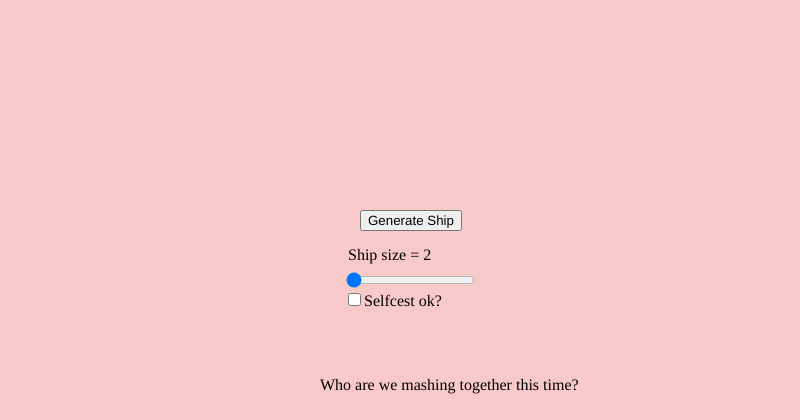
Frame 1 (no input)
Frame 60 (no input): identical to frame 1, image omitted
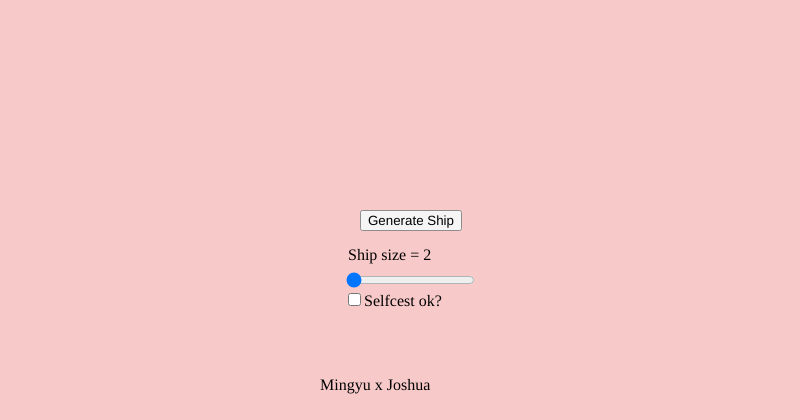
Frame 120 (the mouse pressed at the canvas centre since frame 60)

The p5.js sketch that drew these frames (run headless with seeded random() and noise() and a simulated clock; from frame 60 on, the mouse is pressed at the canvas centre):

// p5.js sketch
// ── sketch.js
let list_b = [
    "Jeonghan",
    "Seungcheol"
] // the testing one

let a;
let outcome_orig = [];
let outcome_real = "Who are we mashing together this time?";
let shipsize;
let slider;
//let outcome = text("Who are we mashing together this time?", width*0.4, height/2+150);
function setup() {
  createCanvas(displayWidth, displayHeight*0.7);
  button = createButton('Generate Ship');
  button.position(width*0.45, height/2);
  checkbox = createCheckbox('Selfcest ok?');
  checkbox.position(width*0.43, height/2+80);
  slider = createSlider(2, 12, 2);
  slider.position(width*0.43, height/2+60);
  slider.addClass("sliderStyle")
  label = createP(" ");
  label.position(width*0.435, height/2+20);
  button.mousePressed(shipgen);
  outcome = createP(" ");
  //outcome = text("Who are we mashing together this time?", width*0.4, height/2+150);
  outcome.position(width*0.4, height/2+150);
}

function shipgen() {
  outcome_real = 0;
  outcome_orig = [];
  shipsize = slider.value();
  list_a = [
    "Seungcheol",
    "Jeonghan",
    "Joshua",
    "Junhui",
    "Jihoon",
    "Wonwoo",
    "Soonyoung",
    "Minghao",
    "Seokmin",
    "Mingyu",
    "Seungkwan",
    "Vernon",
    "Chan"
]
  print("start" + list_a.length);
  for (x = 0; x < shipsize; x++) { // removed     a = list_b[floor(random(list_b.length))]; bc its giving the word rather tha value 
    a = floor(random(list_a.length));
    print("a value = " + a);
    if (checkbox.checked() == false) {
      outcome_orig.push(list_a[a]);
      list_a.splice(a, 1);
      print(x + ": " + a + " // " + outcome_orig + " // " + list_a);
    } else {
      outcome_orig.push(list_a[a]);
      print("Else: " + outcome_orig);
    }
  };
  outcome_real = join(outcome_orig, ' x ')
 // outcome = createP(outcome_real);
}
 
function draw() {
  background('#F7CAC9');
  let sliderval = slider.value();
  label.html("Ship size = " + sliderval)
  outcome.html(outcome_real);
}
// ── style.css
html, body {
  margin: 0;
  padding: 0;
 font-family:Verdana, sans-serif;
}

canvas {
  display: block;
}

button {
  border: none;
  background: #B3CEE5;
  color: white;
  padding: 5px;
}

button:hover {
  background: #103f67;
}

input[type=range].sliderStyle {
  -webkit-appearance: none;
  background-color: transparent;
  appearance: none;
  height: 5px; /* Specified height */
  background: #B3CEE5;
  outline: none; /* Remove outline */
  opacity: 0.7; /* Set transparency (for mouse-over effects on hover) */
  -webkit-transition: .2s; /* 0.2 seconds transition on hover */
  transition: opacity .2s;
}
input[type=range].sliderStyle::-webkit-slider-runnable-track {
  -webkit-appearance: none;
  background: #B3CEE5;
  border: none;
  outline: none;
}

input[type=range].sliderStyle::-webkit-slider-thumb {
  -webkit-appearance: none; /* Override default look */
  appearance: none;
  width: 25px; /* Set a specific slider handle width */
  height: 25px; /* Slider handle height */
  background: #e47cd1; /*  background */
  cursor: pointer; /* Cursor on hover */
  border: none;
  outline: none;
}


/*  ffs how is this so hard

input[type=range].sliderStyle {
  background: transparent;
  border: none;
}

.sliderStyle {
  border: none;
}

input[type=range].sliderStyle::-webkit-slider-runnable-track {
  background: #B3CEE5;
  border: none;
}
.sliderStyle::-webkit-slider-thumb {
  -webkit-appearance: none;
  border: none;
}

*/
